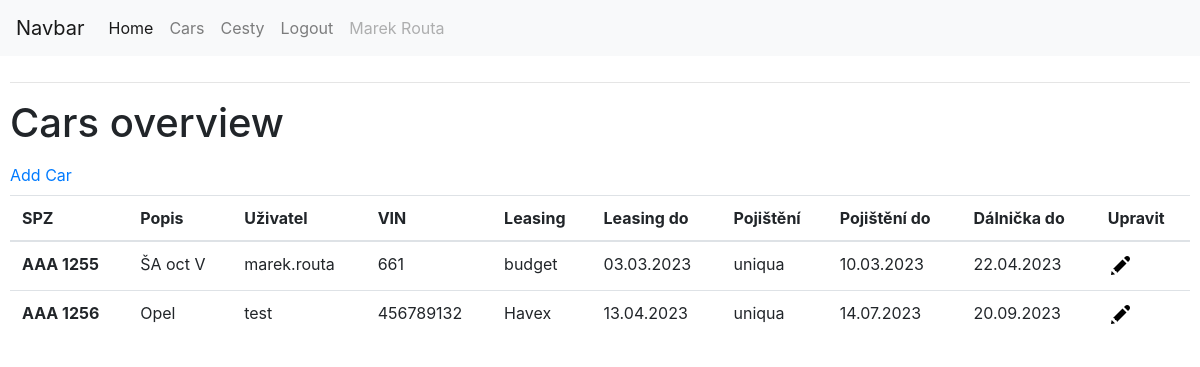
The app's page /cars (signed in) with its own data.
### app/models.py (models this page shows, shortened)
class User(UserMixin,db.Model):
    id = db.Column(db.Integer, primary_key=True)
    username = db.Column(db.String(64), index=True, unique=True)
    email = db.Column(db.String(120), index=True, unique=True)
    user_name =  db.Column(db.String(120), index=True)
    cars = db.relationship("Car", backref="car_user", lazy=True)
    routes = db.relationship("Route", backref="car_user",lazy=True)

class Car(db.Model):
    id = db.Column(db.Integer, primary_key=True)
    SPZ = db.Column(db.String(10), index=True, unique=True)
    description = db.Column(db.String(120), index=True, unique=False)
    VIN = db.Column(db.String(50), index=True, unique=True)
    leasing_company = db.Column(db.String(120), index=True, unique=False, nullable=True)
    leased_until = db.Column(db.DateTime,index=True, nullable=True)
    insurance_company = db.Column(db.String(120), index=True, unique=False, nullable=True)
    insured_until = db.Column(db.DateTime,index=True, nullable=True)
    highway = db.Column(db.DateTime, nullable=True)
    user_id = db.Column(db.Integer, db.ForeignKey('user.id'), nullable=True)
    cars = db.relationship("Route", backref="car_spz", lazy=True)

### app/routes.py (the view)
@app.route("/cars")
@login_required
def cars():
    cars = Car.query.all()
    return render_template("cars.html", title="Cars", cars= cars)

### app/__init__.py (called while the page is built)
@app.template_filter()
def format_datetime(value, format='medium'):
    if format == 'full':
        format="EEEE, d. MMMM y 'at' HH:mm"
    elif format == 'medium':
        format="dd.MM.yyyy"
    return babel.dates.format_datetime(value, format)

### app/models.py (called while the page is built)
@login.user_loader
def load_user(id):
    return User.query.get(int(id))

### app/templates/cars.html
{% extends "base.html" %}
{% block content %}
    <h1>Cars overview</h1>
    <ul class="navbar-nav">
        <li class="nav-item active">
          <a class="nav-link" href="/addcar">Add Car <span class="sr-only">(current)</span></a>
        </li>
    </ul>
    <div class= "cartable">
      <table class="table">
        <thead>
          <tr>
            <th scope="col">SPZ</th>
            <th scope="col">Popis</th>
            <th scope="col">Uživatel</th>
            <th scope="col">VIN</th>
            <th scope="col">Leasing</th>
            <th scope="col">Leasing do</th>
            <th scope="col">Pojištění</th>
            <th scope="col">Pojištění do</th>
            <th scope="col">Dálnička do</th>
            <th scope='col'>Upravit</th>
          </tr>
        </thead>
        <tbody>
          {% for car in cars %}
          <tr>
            <th scope="row">{{car.SPZ}}</th>
            <td>{{car.description}}</td>
            <td>{{car.car_user.username}}</td>
            <td>{{car.VIN}}</td>
            <td>{{car.leasing_company}}</td>
            <td>{{car.leased_until|format_datetime('medium')}}</td>
            <td>{{car.insurance_company}}</td>
            <td>{{car.insured_until|format_datetime('medium')}}</td>
            <td>{{car.highway|format_datetime('medium')}}</td>
            <td><a href= "{{ url_for('edit_car', car_id=car.id)}}"><img src="{{url_for('static', filename='icons8-pencil-24.png')}}"/></a></td>
          </tr>
          {% endfor %}
        </tbody>
    </div>
{% endblock %}

### app/templates/base.html (shortened to what this page needs)
<html lang="en">
<head>
    <link rel="stylesheet" href="https://cdn.jsdelivr.net/npm/bootstrap@4.3.1/dist/css/bootstrap.min.css"></link>
    <link rel="stylesheet" href="https://cdnjs.cloudflare.com/ajax/libs/selectize.js/0.12.6/css/selectize.bootstrap3.min.css" />
</head>
<body>
<nav class="navbar navbar-expand-lg navbar-light bg-light">
  <a class="navbar-brand" href="#">Navbar</a>
  <div class="collapse navbar-collapse" id="navbarNav">
    <ul class="navbar-nav">
      <li class="nav-item active">
        <a class="nav-link" href="/">Home <span class="sr-only">(current)</span></a>
      </li>
      <li class="nav-item">
        <a class="nav-link" href="/cars">Cars</a>
      </li>
      <li class="nav-item">
        <a class="nav-link" href="/routes">Cesty</a>
      </li>
      <li class="nav-item">
        {% if current_user.is_anonymous %}
        <a class="nav-link" href="{{url_for('login')}}">Login</a>
        {% else %}
        <a class="nav-link" href="{{url_for('logout')}}">Logout</a>
        {% endif %}
      </li>
      <li class="nav-item">
        <a class="nav-link disabled" href="#" tabindex="-1" aria-disabled="true">{{current_user.user_name}}</a>
      </li>
    </ul>
  </div>
</nav>
<div class="content" style="padding: 10px">
<hr>
    {% block content %}{% endblock %}
  </div>
</body>
</html>

### records on screen
User: user_name "Marek Routa"
Car: SPZ "AAA 1255", description "ŠA oct V", car_user.username "marek.routa", VIN "661", leasing_company "budget", leased_until "03.03.2023", insurance_company "uniqua", insured_until "10.03.2023", highway "22.04.2023"
Car: SPZ "AAA 1256", description "Opel", car_user.username "test", VIN "456789132", leasing_company "Havex", leased_until "13.04.2023", insurance_company "uniqua", insured_until "14.07.2023", highway "20.09.2023"
